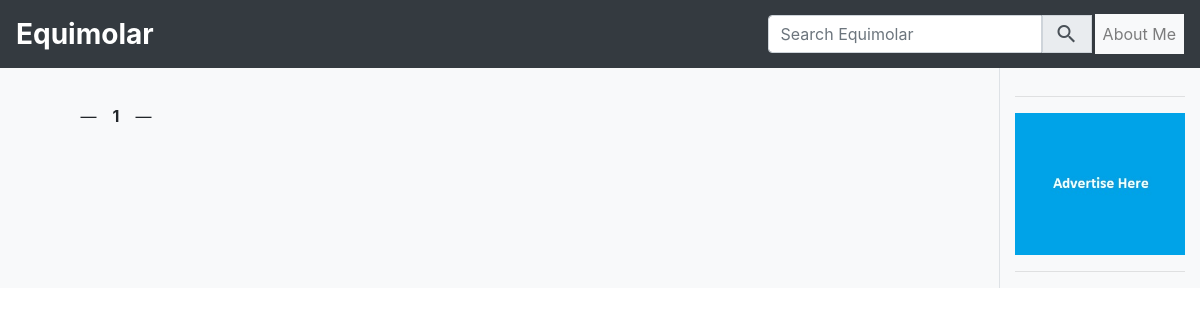
The app's page /draft (signed in), older data.
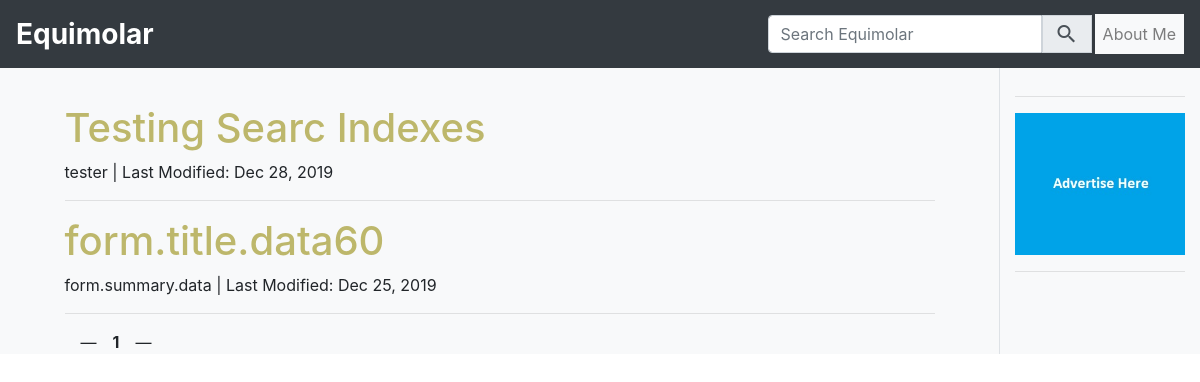
The same page, newer data.
### equimolar_blog/models.py (models this page shows, shortened)
class Article(db.Model):
    __tablename__ = 'articles'
    __table_args__ = {'extend_existing': True}
    __searchable__ = ['title', 'summary', 'content']
    __analyzer__ = StemmingAnalyzer()
    id = db.Column(db.Integer, primary_key=True)
    title = db.Column(db.String(100), nullable=False)
    slug = db.Column(db.String(150))
    summary = db.Column(db.String(300))
    content = db.Column(db.Text, nullable=False)
    last_mod_date = db.Column(db.DateTime, default=datetime.date(datetime.utcnow()))
    draft = db.Column(db.Boolean, default=0)
    tags = db.relationship('Tag', secondary=articles_tags,
                           backref=db.backref('articles', lazy='dynamic'))
    authour = db.relationship('User', backref='articles', lazy='dynamic')
    @classmethod
    def in_draft(cls):
        return(Article.query.filter(Article.draft==1))

### equimolar_blog/views.py (the view, shortened to what this page needs)
@app.route('/draft')
@login_required
def drafts():
    slug=request.args.get('slug',None)
    draft_article = Article.in_draft()
    pagination = draft_article.order_by( Article.last_mod_date.desc()).paginate(1)
    return render_template('equimolar/index.html',
                           pagination=pagination, drafts=True)

### equimolar_blog/utilities.py (called while the page is built)
def blog_date(dateobj):
    return dateobj.strftime('%b %d, %Y')

### equimolar_blog/templates/equimolar/index.html (shortened to what this page needs)
{% extends 'equimolar/base.html' %}
{% block main %}
    {%- for entry in pagination.items %}
        {% if drafts %}
            <h1>
                <a href='/draft?slug={{ entry.slug }}'>{{ entry.title }}</a>
            </h1>
        {% else %}
            <h1><a href='/{{ entry.slug }}'>{{ entry.title }}</a></h1>
        {% endif %}
        {% if entry.summary %}
            <p>{{ entry.summary }}
                | Last Modified: {{ blog_date(entry.last_mod_date) }}
            </p>
        {% endif %}
        <hr>
    {%- endfor %}
    {% include 'equimolar/_pagination.html' %}
{% endblock %}

Row changes from the older to the newer data that the page shows:
added Article: title "Testing Searc Indexes", summary "tester", last_mod_date "Dec 28, 2019"
now on this page (row edited): Article: title "form.title.data60", summary "form.summary.data", last_mod_date "Dec 25, 2019"
